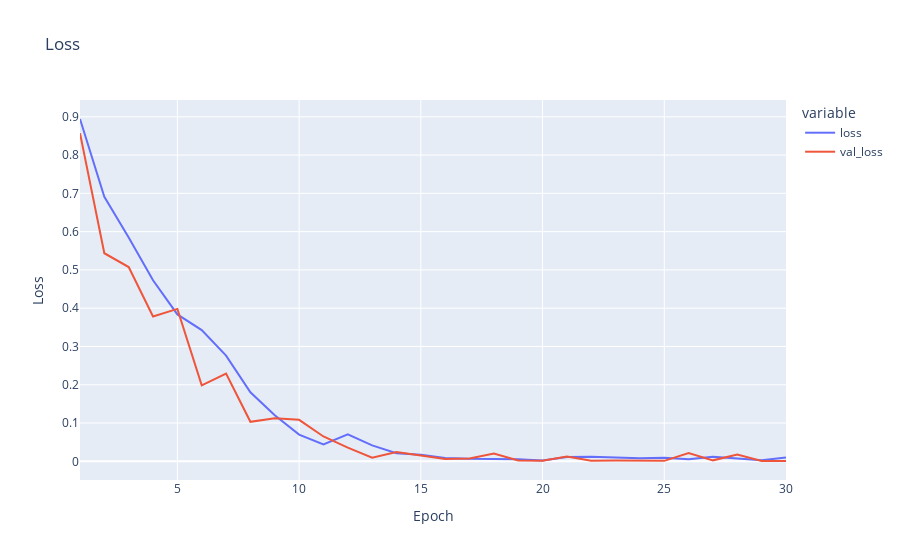

The notebook cell saved with this chart:
### Code cell
import pandas as pd
import plotly.express as px

# Erstelle ein DataFrame mit den Trainings- und Validierungsverlusten sowie den Epochenzahlen
loss_df = pd.DataFrame({
    'loss': hist.history['loss'],         # Trainingsverlust pro Epoche
    'val_loss': hist.history['val_loss'], # Validierungsverlust pro Epoche
    'epoch': range(1, len(hist.history['loss']) + 1) # Epochennummern (startend bei 1)
})

# Erzeuge ein Liniendiagramm mit Plotly Express
# Die x-Achse zeigt die Epoche, die y-Achse zeigt die Werte für Trainings- und Validierungsverlust
# Das Diagramm erhält Achsenbeschriftungen und einen Titel
fig = px.line(
    loss_df, 
    x='epoch', 
    y=['loss', 'val_loss'], 
    labels={'value': 'Loss', 'epoch': 'Epoch'}, 
    title='Loss'
)

# Zeige das Diagramm im Notebook an
fig.show()

### Figure 1 — Plotly figure (JSON) as saved in the notebook; plotly's stock layout.template omitted (floating-point values rounded to 4 significant figures)
{"data": [{"hovertemplate": "variable=loss<br>Epoch=%{x}<br>Loss=%{y}<extra></extra>", "legendgroup": "loss", "line": {"color": "#636efa", "dash": "solid"}, "marker": {"symbol": "circle"}, "mode": "lines", "name": "loss", "orientation": "v", "showlegend": true, "type": "scatter", "x": [1, 2, 3, 4, 5, 6, 7, 8, 9, 10, 11, 12, 13, 14, 15, 16, 17, 18, 19, 20, 21, 22, 23, 24, 25, 26, 27, 28, 29, 30], "xaxis": "x", "y": [0.8942, 0.6908, 0.5844, 0.4729, 0.3838, 0.3427, 0.276, 0.1802, 0.1203, 0.06985, 0.04425, 0.07071, 0.04173, 0.02096, 0.01729, 0.008905, 0.006573, 0.005424, 0.00571, 0.002165, 0.01115, 0.01188, 0.009811, 0.007775, 0.009342, 0.005203, 0.01197, 0.007896, 0.002956, 0.01009], "yaxis": "y"}, {"hovertemplate": "variable=val_loss<br>Epoch=%{x}<br>Loss=%{y}<extra></extra>", "legendgroup": "val_loss", "line": {"color": "#EF553B", "dash": "solid"}, "marker": {"symbol": "circle"}, "mode": "lines", "name": "val_loss", "orientation": "v", "showlegend": true, "type": "scatter", "x": [1, 2, 3, 4, 5, 6, 7, 8, 9, 10, 11, 12, 13, 14, 15, 16, 17, 18, 19, 20, 21, 22, 23, 24, 25, 26, 27, 28, 29, 30], "xaxis": "x", "y": [0.8571, 0.5436, 0.5076, 0.3784, 0.3982, 0.1984, 0.2291, 0.1033, 0.1125, 0.1084, 0.06484, 0.036, 0.009355, 0.02454, 0.01496, 0.006055, 0.007441, 0.02042, 0.002232, 0.001738, 0.01264, 0.001691, 0.002219, 0.001104, 0.001225, 0.02156, 0.002569, 0.01794, 0.0008506, 0.001092], "yaxis": "y"}], "layout": {"legend": {"title": {"text": "variable"}, "tracegroupgap": 0}, "title": {"text": "Loss"}, "xaxis": {"anchor": "y", "domain": [0, 1], "title": {"text": "Epoch"}}, "yaxis": {"anchor": "x", "domain": [0, 1], "title": {"text": "Loss"}}}}
